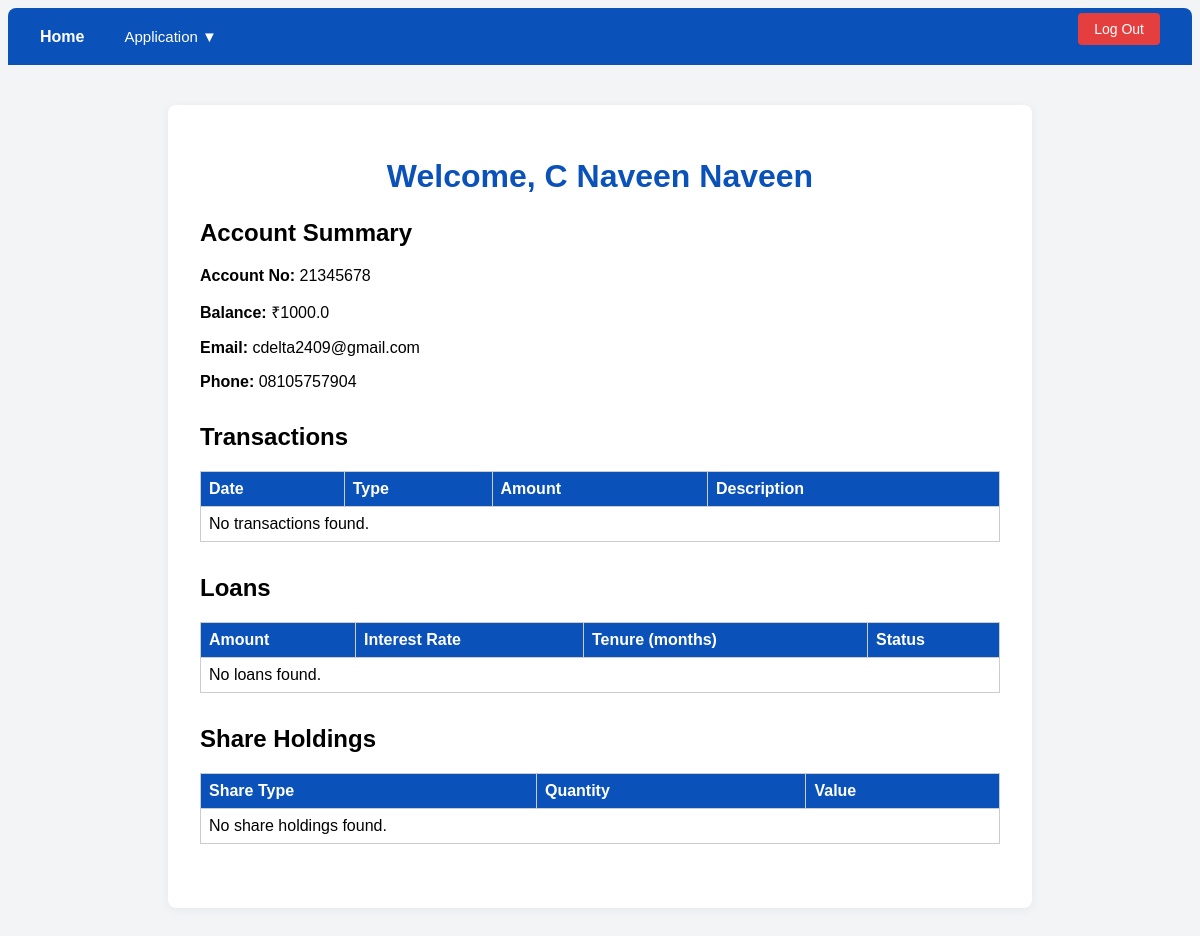
/member-dashboard (signed in), run on the app's committed database.
### models.py (models this page shows, shortened)
class Member(db.Model):
    id = db.Column(db.Integer, primary_key=True)
    name = db.Column(db.String(100), nullable=False)
    account_no = db.Column(db.String(20), unique=True, nullable=False)
    email = db.Column(db.String(120), unique=True, nullable=False)
    phone = db.Column(db.String(15))
    balance = db.Column(db.Float, default=0.0)
    is_approved = db.Column(db.Boolean, default=False)
    address = db.Column(db.String(255))
    dob = db.Column(db.String(20))
    gender = db.Column(db.String(10))
    username = db.Column(db.String(50), unique=True)
    password = db.Column(db.String(100))
    created_at = db.Column(db.DateTime, default=lambda: datetime.now(timezone.utc))

### main.py (the view)
@app.get("/member-dashboard", response_class=HTMLResponse, name="member_dashboard")
def member_dashboard(request: Request, db: Session = Depends(get_db)):
    member_id = request.cookies.get("member_id")
    member = db.query(models.Member).get(member_id)
    account = db.query(models.Account).filter_by(member_id=member_id).first() if member else None
    transactions = db.query(models.Transaction).filter_by(account_id=account.id).all() if account else []
    loans = db.query(models.Loan).filter_by(member_id=member_id).all() if member else []
    shares = []  # Replace with actual query if available
    return templates.TemplateResponse("member_dashboard.html", {"request": request, "member": member, "transactions": transactions, "loans": loans, "shares": shares})

### templates/member_dashboard.html (shortened to what this page needs)
<!DOCTYPE html>
<html lang="en">
<head>
</head>
<body>
    <div class="navbar">
        <div class="nav-links">
            <a href="/" style="color:#fff; text-decoration:none; font-weight:600;">Home</a>
            <div class="dropdown">
                <button class="dropdown-btn">Application ▼</button>
            </div>
        </div>
        <form action="/logout" method="get" style="margin:0;">
            <button type="submit" class="logout-btn">Log Out</button>
        </form>
    </div>
    <div class="container">
        <h1>Welcome, {{ member.name }}</h1>
        <div class="section">
            <h2>Account Summary</h2>
            <p><strong>Account No:</strong> {{ member.account_no }}</p>
            <p><strong>Balance:</strong> ₹{{ member.balance }}</p>
            <p><strong>Email:</strong> {{ member.email }}</p>
            <p><strong>Phone:</strong> {{ member.phone }}</p>
        </div>
        <div class="section">
            <h2>Transactions</h2>
            <table>
                <tr><th>Date</th><th>Type</th><th>Amount</th><th>Description</th></tr>
                {% for txn in transactions %}
                <tr>
                    <td>{{ txn.date }}</td>
                    <td>{{ txn.type }}</td>
                    <td>₹{{ txn.amount }}</td>
                    <td>{{ txn.description }}</td>
                </tr>
                {% else %}
                <tr><td colspan="4">No transactions found.</td></tr>
                {% endfor %}
            </table>
        </div>
        <div class="section">
            <h2>Loans</h2>
            <table>
                <tr><th>Amount</th><th>Interest Rate</th><th>Tenure (months)</th><th>Status</th></tr>
                {% for loan in loans %}
                <tr>
                    <td>₹{{ loan.amount }}</td>
                    <td>{{ loan.interest_rate }}%</td>
                    <td>{{ loan.tenure_months }}</td>
                    <td>{{ loan.status }}</td>
                </tr>
                {% else %}
                <tr><td colspan="4">No loans found.</td></tr>
                {% endfor %}
            </table>
        </div>
        <div class="section">
            <h2>Share Holdings</h2>
            <table>
                <tr><th>Share Type</th><th>Quantity</th><th>Value</th></tr>
                {% for share in shares %}
                <tr>
                    <td>{{ share.type }}</td>
                    <td>{{ share.quantity }}</td>
                    <td>₹{{ share.value }}</td>
                </tr>
                {% else %}
                <tr><td colspan="3">No share holdings found.</td></tr>
                {% endfor %}
            </table>
        </div>
    </div>
</body>
</html>

### templates/member_dashboard.html (style rules this page uses)
body { font-family: Arial, sans-serif; background: #f3f4f6; }
.container { max-width: 800px; margin: 40px auto; background: #fff; border-radius: 8px; box-shadow: 0 2px 8px #e5e7eb; padding: 32px; }
h1 { color: #0a52b9; text-align: center; margin-bottom: 24px; }
table { width: 100%; border-collapse: collapse; margin-bottom: 24px; }
th, td { border: 1px solid #ccc; padding: 8px; text-align: left; }
th { background: #0a52b9; color: #fff; }
.section { margin-bottom: 32px; }
.logout-btn { float: right; margin-top: -16px; background: #e53e3e; color: #fff; border: none; padding: 8px 16px; border-radius: 4px; cursor: pointer; font-size: 14px; }
.navbar { background: #0a52b9; color: #fff; padding: 12px 32px; display: flex; align-items: center; justify-content: space-between; border-radius: 8px 8px 0 0; }
.navbar .nav-links { display: flex; align-items: center; gap: 24px; }
.dropdown { position: relative; display: inline-block; }
.dropdown-btn { background: #0a52b9; color: #fff; border: none; padding: 8px 16px; border-radius: 4px; cursor: pointer; font-size: 15px; }

### data on the page
Member: name "C Naveen Naveen", account_no "21345678", balance "1000.0", email "cdelta2409@gmail.com", phone "08105757904"
